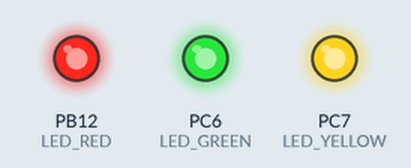
Simulated run of this sketch. Board: STM32 Blue Pill. Parts: output pins drawn as LEDs (lit = HIGH).

Above: at 0.34 s.
At 2.65 s:
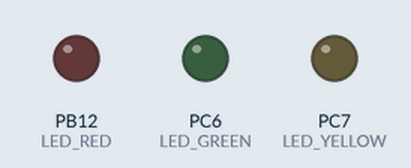
Timing chart, 0 to 3.0 s (numbered marks = the images above):
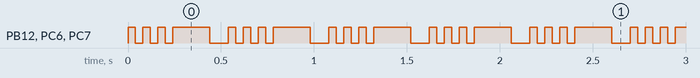

The sketch:

blinky_serialtest.ino
```cpp
#define LED_GREEN PC_6
#define LED_RED PB12
#define LED_YELLOW PC_7

// NFC Tag Library - https://github.com/Seeed-Studio/NFC_Tag_M24LR6E

//                      RX    TX
HardwareSerial SerialUSB(PA10, PA9);
HardwareSerial SerialGPS(PA3, PA2);

int loopNum = 0;

void setup() {
  // put your setup code here, to run once:
  pinMode(LED_GREEN, OUTPUT);
  pinMode(LED_YELLOW, OUTPUT);
  pinMode(LED_RED, OUTPUT);
  SerialUSB.begin(9600);
  SerialUSB.println("Hello World!");

}

void l_on(){
  digitalWrite(LED_GREEN, HIGH);
  digitalWrite(LED_RED, HIGH);
  digitalWrite(LED_YELLOW, HIGH);
}

void l_off(){
  digitalWrite(LED_GREEN, LOW);
  digitalWrite(LED_RED, LOW);
  digitalWrite(LED_YELLOW, LOW);
}

void loop() {
  l_on();
  delay(40);
  l_off();
  delay(40);

  l_on();
  delay(40);
  l_off();
  delay(40);

  l_on();
  delay(40);
  l_off();
  delay(40);

  l_on();
  delay(200);
  l_off();
  delay(100);

  SerialUSB.print("Loop count: ");
  SerialUSB.println(loopNum);
  loopNum++;

}
```

Measured:
- by itself, PB12 (LED_RED), PC6 (LED_GREEN), PC7 (LED_YELLOW): repeats every 0.54 s: 2 × (LOW 0.04 s, HIGH 0.04 s), LOW 0.04 s, HIGH 0.20 s, LOW 0.10 s, HIGH 0.04 s
